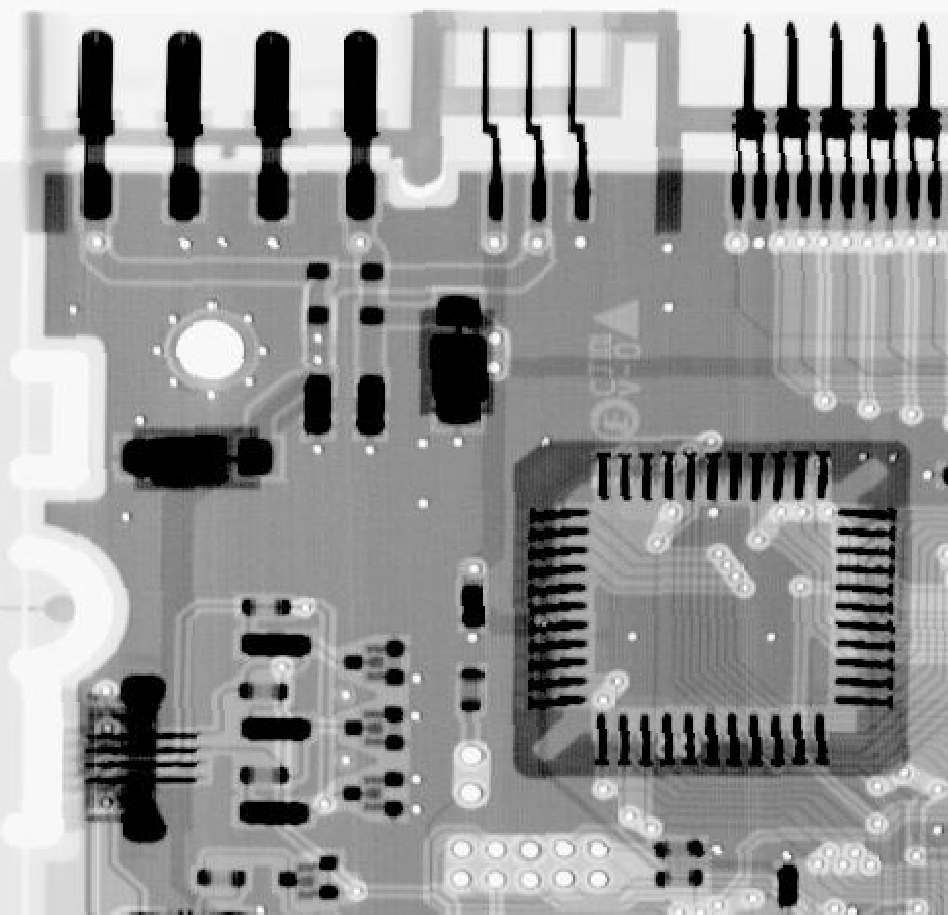
%> input picture DIPUM2E_International_Original_Book_Images/DIPUM2E_International_Original_Book_Images/DIPUM2E_International_Ed_CH04_Images/Fig0406(a)[without_noise].tif, 948 x 915 px
$ octave e4_6.m   (GNU Octave 9; MATLAB toolbox functions it lacks are replaced by stand-ins)
%> lines starting %> are read from the running program, lines starting %| are printed output that depends on the picture; in (x1, y1, x2, y2) boxes, pixels count from 0 and x2, y2 are one past the last pixel; in counts of white or black regions, pixels touching at a corner belong together; the program's own positions count from 1
### dipum_toolbox_2.0.1/adpmedian.m
function f = adpmedian(g, Smax)
%ADPMEDIAN Perform adaptive median filtering.
%   F = ADPMEDIAN(G, SMAX) performs adaptive median filtering of
%   image G.  The median filter starts at size 3-by-3 and iterates
%   up to size SMAX-by-SMAX. SMAX must be an odd integer greater
%   than 1.

%   Copyright 2002-2009 R. C. Gonzalez, R. E. Woods, and S. L. Eddins
%   From the book Digital Image Processing Using MATLAB, 2nd ed.,
%   Gatesmark Publishing, 2009.
%
%   Book web site: http://www.imageprocessingplace.com
%   Publisher web site: http://www.gatesmark.com/DIPUM2e.htm

% SMAX must be an odd, positive integer greater than 1.
if (Smax <= 1) || (Smax/2 == round(Smax/2)) || (Smax ~= round(Smax))
   error('SMAX must be an odd integer > 1.')
end

% Initial setup.
f = g;
f(:) = 0;
alreadyProcessed = false(size(g));

% Begin filtering.
for k = 3:2:Smax
   zmin = ordfilt2(g, 1, ones(k, k), 'symmetric');
   zmax = ordfilt2(g, k * k, ones(k, k), 'symmetric');
   zmed = medfilt2(g, [k k], 'symmetric');

   processUsingLevelB = (zmed > zmin) & (zmax > zmed) & ...
       ~alreadyProcessed;
   zB = (g > zmin) & (zmax > g);
   outputZxy  = processUsingLevelB & zB;
   outputZmed = processUsingLevelB & ~zB;
   f(outputZxy) = g(outputZxy);
   f(outputZmed) = zmed(outputZmed);

   alreadyProcessed = alreadyProcessed | processUsingLevelB;
   if all(alreadyProcessed(:))
      break;
   end
end

% Output zmed for any remaining unprocessed pixels. Note that this
% zmed was computed using a window of size Smax-by-Smax, which is
% the final value of k in the loop.
f(~alreadyProcessed) = zmed(~alreadyProcessed);

### example/e4_6.m
clc,clear,close all;
f = imread('Fig0406(a)[without_noise].tif');
%> f is the input picture: size 915x948 uint8; min 0, max 255, mean 150.8
g = imnoise(f, 'salt & pepper', .25);
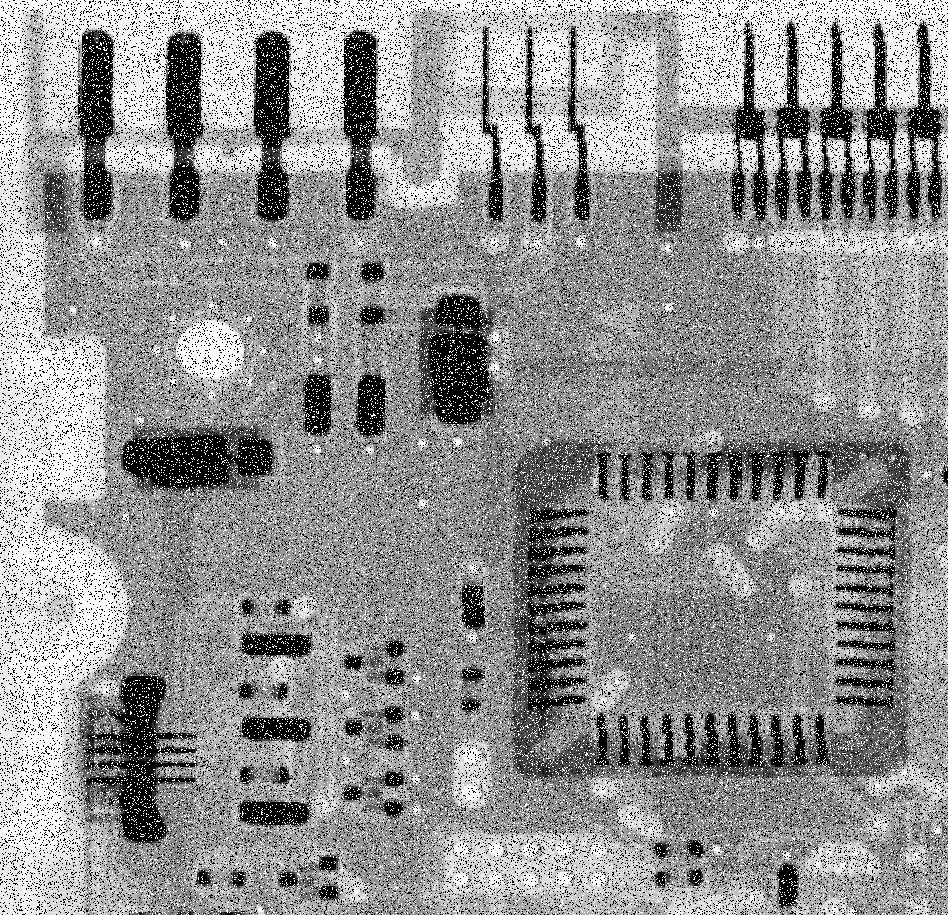
%> g: size 915x948 uint8; min 0, max 255, mean 145
f1 = medfilt2(g, [7 7], 'symmetric');
f2 = adpmedian(g, 7);
%> in adpmedian, `f(:) = 0;`: f: size 915x948 uint8; every value is 0
%> the loop in adpmedian, `for k = 3:2:Smax` made 3 passes
%> pass 1, in adpmedian, `zmin = ordfilt2(g, 1, ones(k, k), 'symmetric');`:
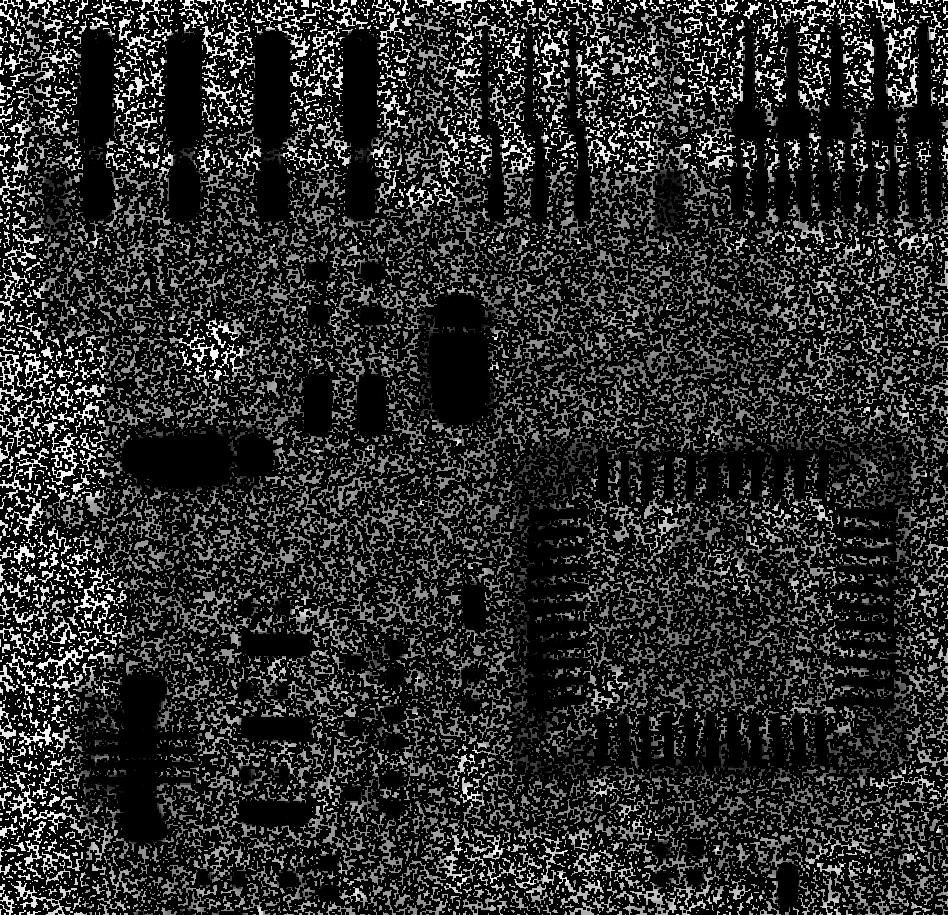
%> zmin: size 915x948 uint8; min 0, max 255, mean 43.1
%> pass 1, in adpmedian, `zmax = ordfilt2(g, k * k, ones(k, k), 'symmetric');`:
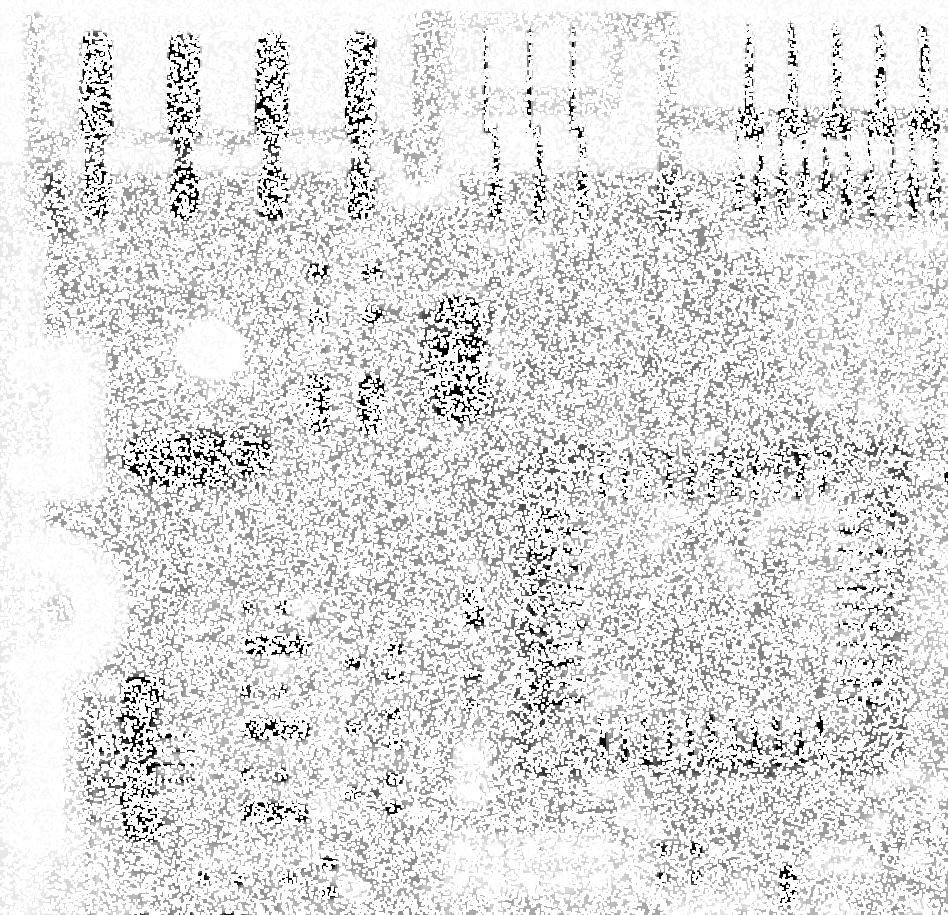
%> zmax: size 915x948 uint8; min 0, max 255, mean 226.1
%> pass 1, in adpmedian, `processUsingLevelB = (zmed > zmin) & (zmax > zmed) & ~alreadyProcessed;`:
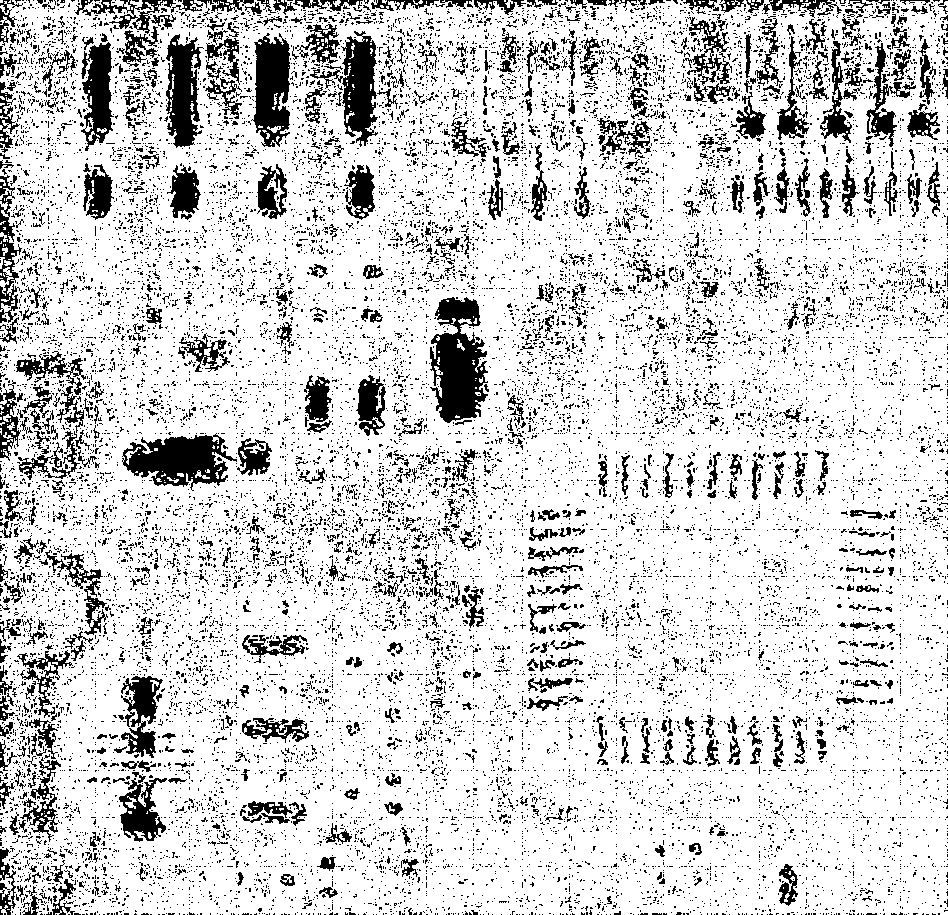
%> processUsingLevelB: size 915x948 logical; 82.7% white; 19183 black regions (18397 under 20 px), largest, box (x1, y1, x2, y2) and area: (430, 297, 488, 423) 4648, (122, 433, 237, 491) 3698, (251, 33, 290, 147) 3071
%> after the loop in adpmedian, `for k = 3:2:Smax`:
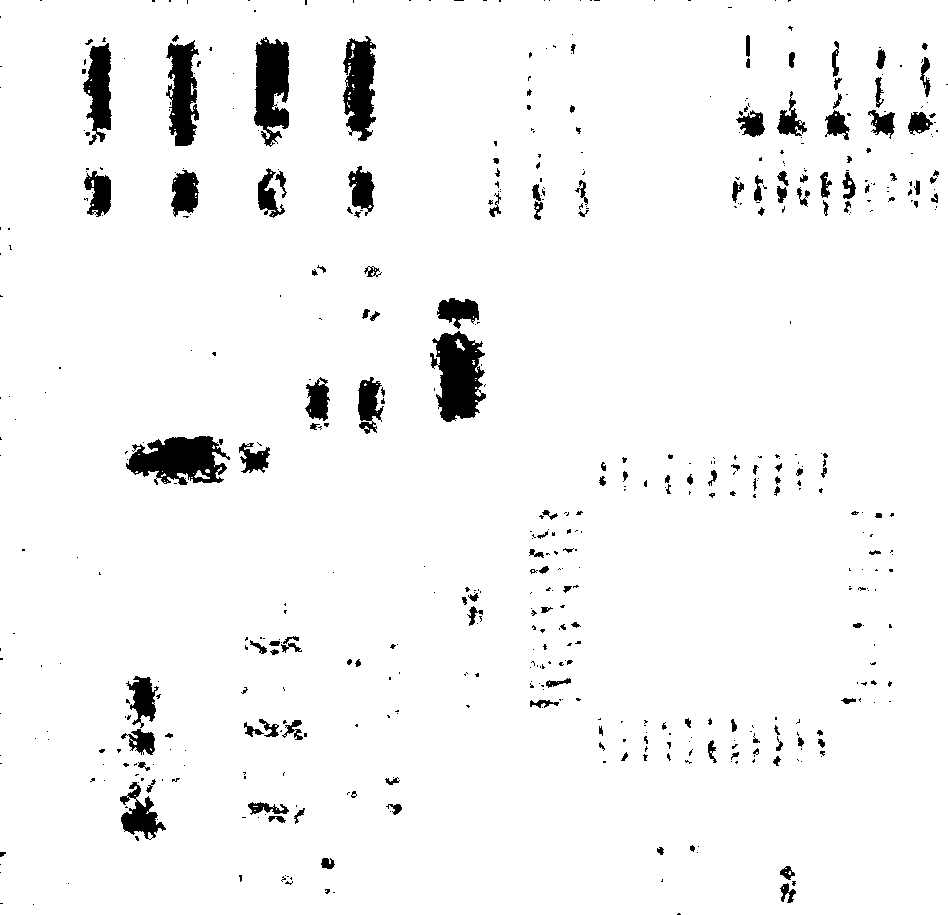
%> alreadyProcessed: size 915x948 logical; 95.8% white; 564 black regions (410 under 20 px), largest, box (x1, y1, x2, y2) and area: (430, 331, 486, 422) 3313, (126, 436, 230, 485) 3230, (254, 37, 289, 147) 2771
%> in adpmedian, `f(~alreadyProcessed) = zmed(~alreadyProcessed);`: f: size 915x948 uint8; min 0, max 255, mean 150.9
figure
subplot(131),imshow(g, [])
subplot(132),imshow(f1, [])
subplot(133),imshow(f2, [])
